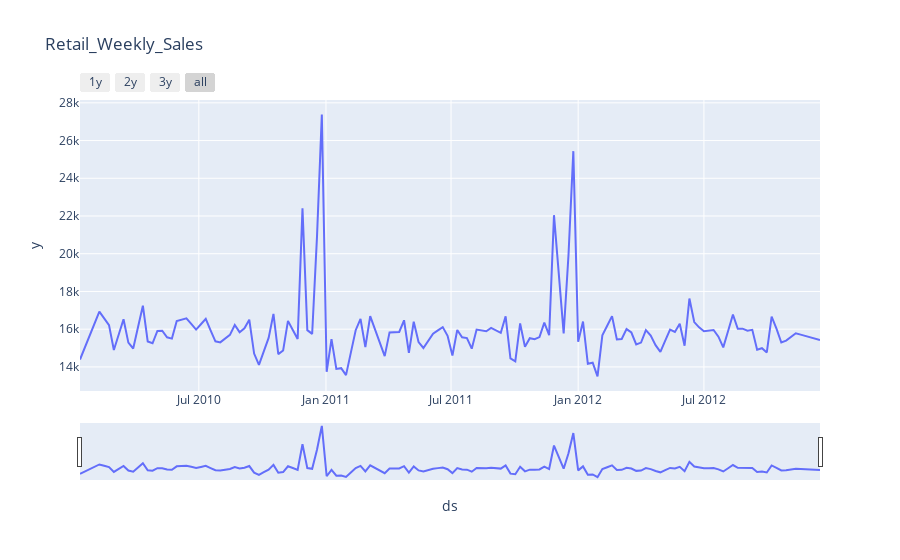

The code cell stored with this chart in its notebook:
### Code cell
# Lets visualise the intractive lineplot

import plotly.express as px

fig = px.line(retail_fbprophet,x ='ds',y= 'y',hover_data=['Temperature','Fuel_Price'],title='Retail_Weekly_Sales')

fig.update_xaxes(
    rangeslider_visible=True,
    rangeselector=dict(
        buttons=list([
            dict(count=1,label='1y',step='year',stepmode='backward'),
            dict(count=2,label='2y',step='year',stepmode='backward'),
            dict(count=3,label='3y',step='year',stepmode='backward'),
            dict(step='all')])))
fig.show()

### Figure 1 — Plotly figure (JSON) as saved in the notebook; plotly's stock layout.template omitted (floating-point values rounded to 4 significant figures; data arrays with more than 128 entries replaced by an {"elided": "..."} marker saying what was removed)
{"data": [{"customdata": {"elided": "154x2 float values"}, "hovertemplate": "ds=%{x}<br>y=%{y}<br>Temperature=%{customdata[0]}<br>Fuel_Price=%{customdata[1]}<extra></extra>", "legendgroup": "", "line": {"color": "#636efa", "dash": "solid"}, "mode": "lines", "name": "", "orientation": "v", "showlegend": false, "type": "scatter", "x": {"elided": "154 str values"}, "xaxis": "x", "y": {"elided": "154 float values"}, "yaxis": "y"}], "layout": {"legend": {"tracegroupgap": 0}, "title": {"text": "Retail_Weekly_Sales"}, "xaxis": {"anchor": "y", "domain": [0, 1], "rangeselector": {"buttons": [{"count": 1, "label": "1y", "step": "year", "stepmode": "backward"}, {"count": 2, "label": "2y", "step": "year", "stepmode": "backward"}, {"count": 3, "label": "3y", "step": "year", "stepmode": "backward"}, {"step": "all"}]}, "rangeslider": {"visible": true}, "title": {"text": "ds"}}, "yaxis": {"anchor": "x", "domain": [0, 1], "title": {"text": "y"}}}}
